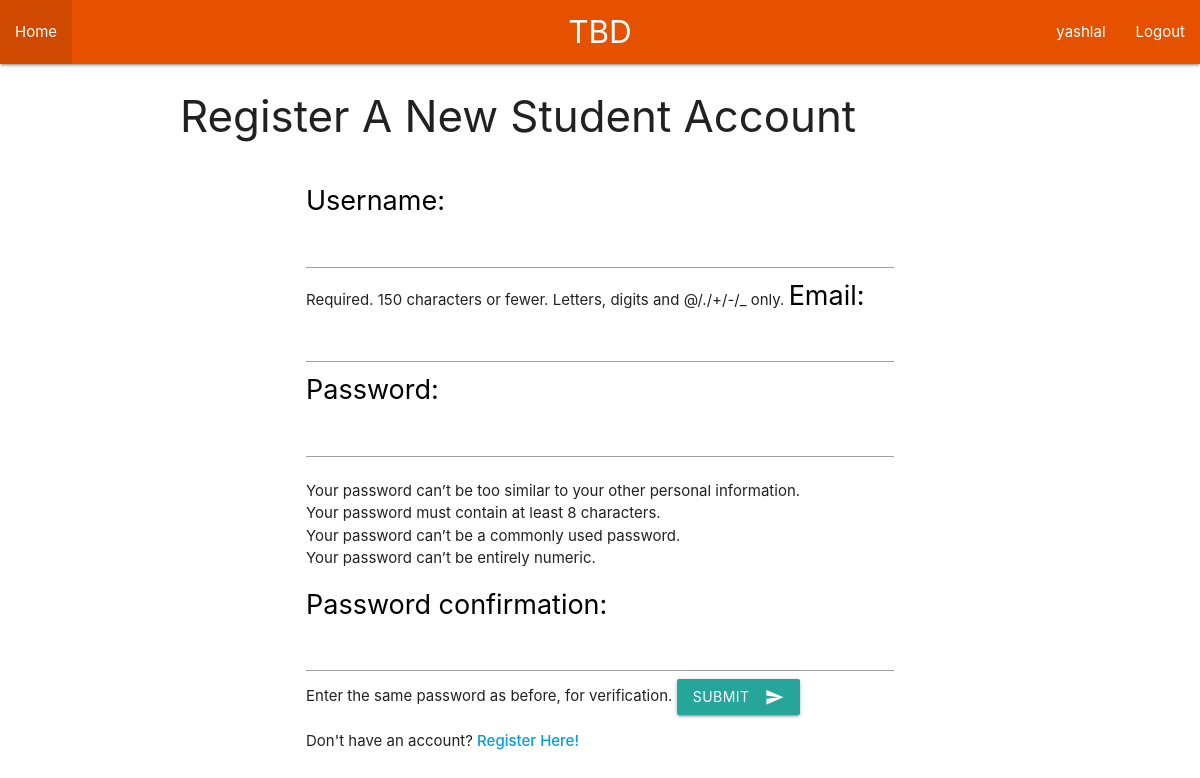
The page /register_student/ (signed in) on the database as committed earlier.
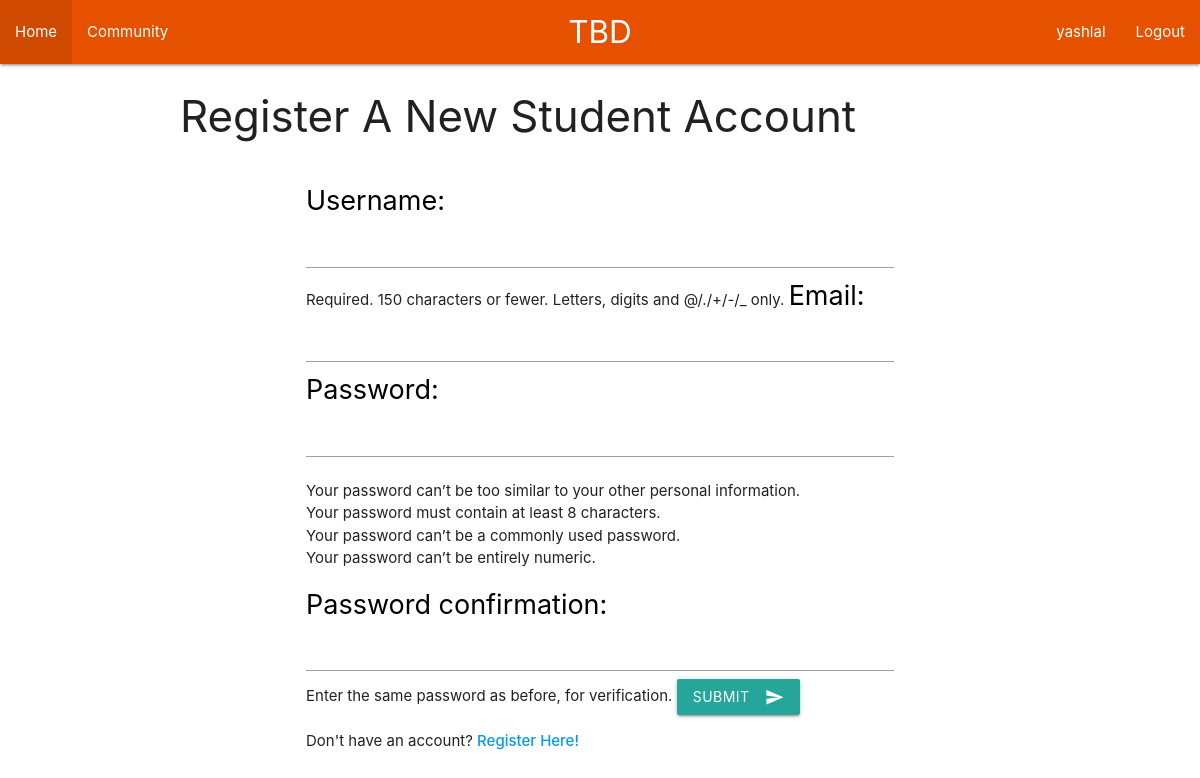
The same page on the database as committed later.
### main/views.py (the view, shortened to what this page needs)
# urls.py: path('register_student/', views.register_student, name="register_student"),
def register_student(request):
    form = StudentCreationForm
    return render(request=request, template_name="main/register_student.html", context={'form': form})

### main/templates/main/register_student.html (shortened to what this page needs)
{% extends 'main/header.html' %}
{% block content %}
{% load materializecss %}
  <h3>Register A New Student Account</h3>
  <br>
    <div class="container">
    <form method="POST">
      {{form|materializecss}}
      <button class="btn waves-effect waves-light" type="submit" name="action">Submit
        <i class="material-icons right">send</i>
      </button>
    </form>
    Don't have an account? <a href="/register" target="blank"><strong>Register Here!</strong></a>
    <br>
    <br>
    <br>
  </div>
{% endblock %}

### main/templates/main/includes/navbaritems.html (shortened to what this page needs)
<ul id="nav-mobile" class="left hide-on-med-and-down">
  <li><a href="/home" class="active">Home</a></li>
  {% if user.is_tutor %}
    <li><a href="/community" class="active">Community</a></li>
  {% endif %}
</ul>
<ul id="nav-mobile" class="right hide-on-med-and-down">
  {% if user.is_authenticated %}
    <li><a href="/profile" class="active">{{user.username}}</a></li>
    <li><a href="/logout" class="active">Logout</a></li>
  {% else %}
    <li><a href="/login" class="active">Login</a></li>
    <li><a href="/register" class="active">Register</a></li>
  {% endif %}
</ul>

Rows that differ between the two databases and show on the page:
changed User "yashlal": is_tutor False → True (drawn)
Other text that changed with them:
text now shown: "Community"
